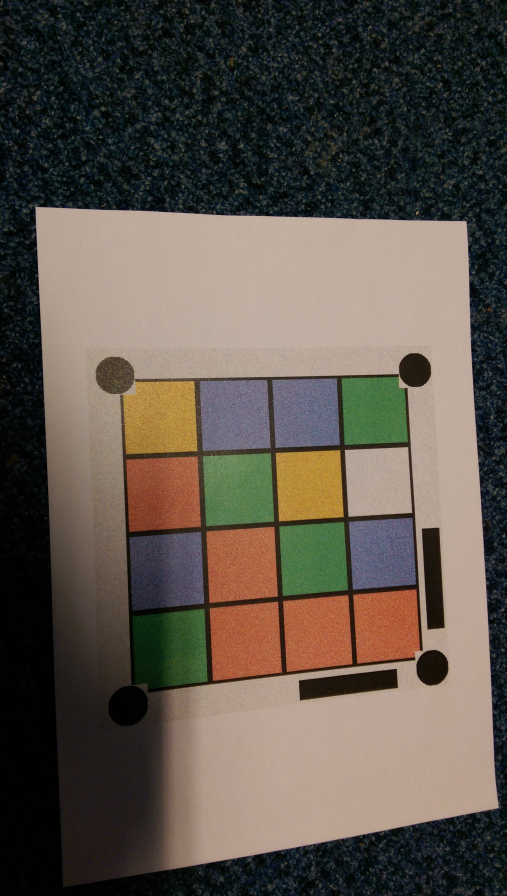
%> input picture IMAG0032.jpg, 1520 x 2688 px, given in place of noise_1.png, which was not available (shown at 1/3 size)
$ octave main.m   (GNU Octave 9; MATLAB toolbox functions it lacks are replaced by stand-ins)
%> lines starting %> are read from the running program, lines starting %| are printed output that depends on the picture; in (x1, y1, x2, y2) boxes, pixels count from 0 and x2, y2 are one past the last pixel; in counts of white or black regions, pixels touching at a corner belong together; the program's own positions count from 1; pictures that were not available may be replaced by others from this repository, and a replacement may not be noted
%> further down, f is the input picture: size 2688x1520x3 uint8; mean R, G, B 91.9, 83.5, 74.1
### colourMatrix.m
function resultMatrix = colourMatrix(file, showProcess)
%> called with file = 'noise_1.png', showProcess = 0
%% Settings
% Read image, denoise, detect black dots, perspective correction,
% segment 4×4 grid, count colors
ROW = 4;
COL = 4;
CircleRatio = 0.06;
PlotIndex = 1;
PlotRow = 5;
PlotCol = 4;
ErosionPix = 4;
ImdilatePix = 0;
CropOffset = 2.5;
NeedCorrectionShadow = 0;
NeedWiener = 0;
NeedClearBoard = 0;
bwareaopenValue = 20;

%% Load File
IMG = imread(file);
[height, width, ~] = size(IMG);
if height > 1000 || width > 1000
    if contains(file, '32.jpg') || contains(file, '34.jpg') || contains(file, '35.jpg')
        NeedCorrectionShadow = 1;
    end
    if contains(file, '44.jpg')
        NeedWiener = 1;
    end
    NeedClearBoard = 1;
    ErosionPix = 8;
    ImdilatePix = 6;
    CropOffset = 1.1;
    bwareaopenValue = 50;
end

if showProcess
    figure;
    subplot(PlotRow, PlotCol, PlotIndex); PlotIndex = PlotIndex + 1;
    imshow(IMG);
    title('Source Image');
end

%% Wiener filter to remove motion blur
if NeedWiener
    I = wiener(IMG,60,160/180*pi);
    if showProcess
        subplot(PlotRow, PlotCol, PlotIndex); PlotIndex = PlotIndex + 1;
        imshowpair(IMG, I, 'montage');
        title('Wiener');
    end
    IMG = I;
end

%% Remove noise
I = IMG;
% Median filter for each RGB channel to remove noise
hsize_2 = [6 6];
I = cat(3, medfilt2(I(:,:,1), hsize_2), medfilt2(I(:,:,2), hsize_2), medfilt2(I(:,:,3), hsize_2));

if showProcess
    subplot(PlotRow, PlotCol, PlotIndex); PlotIndex = PlotIndex + 1;
    imshow(I);
    title('Median Filter');
end

%% Binarize to separate background
I_gray = rgb2gray(I);
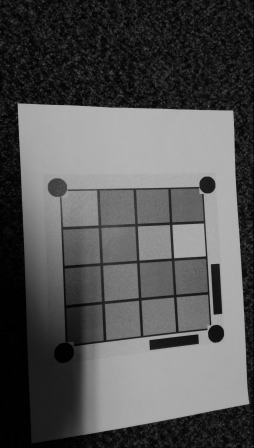
%> I_gray: size 2688x1520 uint8 (shown at 1/6 size); min 0, max 181, mean 84.6

if NeedCorrectionShadow
    % Correct shadows
    shadow_correction = shadow_correction_division(I_gray, 40);
    shadow_correction = illumination_correction(shadow_correction, 2);

    if showProcess
        subplot(PlotRow, PlotCol, PlotIndex); PlotIndex = PlotIndex + 1;
        imshowpair(I_gray, shadow_correction, 'montage');
        title('Shadow Correction');
    end
    I_gray = shadow_correction;
end

% Binarization
bw = imbinarize(I_gray);
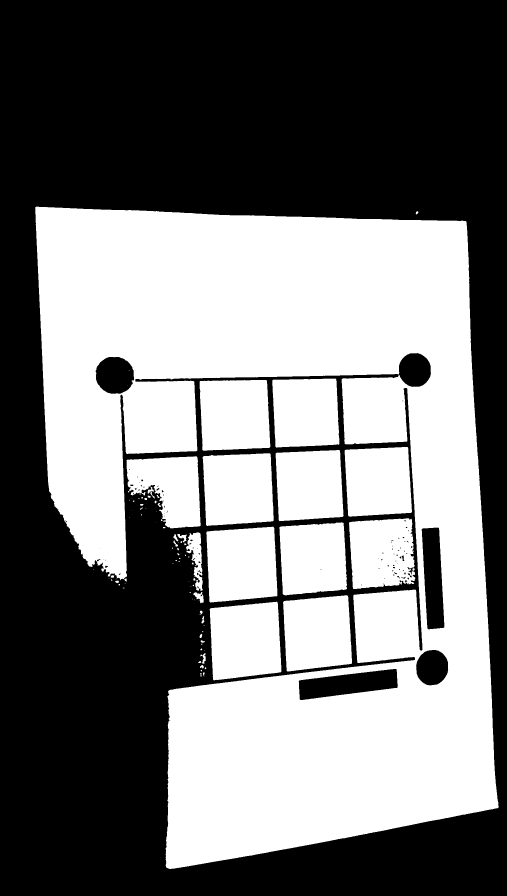
%> bw: size 2688x1520 logical (shown at 1/3 size); 47% white; 102 white regions (55 under 20 px), largest, box (x1, y1, x2, y2) and area: (106, 620, 1496, 2607) 1476036, (629, 1805, 844, 2041) 44079, (619, 1580, 832, 1808) 43158
if showProcess
    subplot(PlotRow, PlotCol, PlotIndex); PlotIndex = PlotIndex + 1;
    imshow(bw);
    title('Binarization');
end
bw = imcomplement(bw);

if NeedCorrectionShadow
    bw = imcomplement(bw);
    bw = imfill(bw, 'holes');
    if showProcess
        subplot(PlotRow, PlotCol, PlotIndex); PlotIndex = PlotIndex + 1;
        imshow(bw);
        title('imfill holes');
    end
    CC = bwconncomp(bw);
    stats = regionprops(CC, 'BoundingBox', 'Area');
    [~, idx] = max([stats.Area]);
    bbox = stats(idx).BoundingBox;

    I_whitebg = shadow_correction;
    I_whitebg(~bw) = 255;
    I_whitebg = imcrop(I_whitebg, [bbox(1), bbox(2), bbox(3), bbox(4)]);
    IMG = imcrop(IMG, [bbox(1), bbox(2), bbox(3), bbox(4)]);

    if showProcess
        subplot(PlotRow, PlotCol, PlotIndex); PlotIndex = PlotIndex + 1;
        imshow(I_whitebg);
        title('Fill&Crop');
    end

    % Local binarization
    bw = imbinarize(I_whitebg, 'adaptive', 'Sensitivity', 0.75);
    bw = imcomplement(bw);
    if showProcess
        subplot(PlotRow, PlotCol, PlotIndex); PlotIndex = PlotIndex + 1;
        imshow(bw);
        title('Binarization');
    end

    % Dilate to connect boundaries
    SE = strel('square', ImdilatePix);
    bw = imdilate(bw, SE);
    if showProcess
        subplot(PlotRow, PlotCol, PlotIndex); PlotIndex = PlotIndex + 1;
        imshow(bw);
        title('Dilate');
    end
end

%% Remove borders
if NeedClearBoard
    bw = imclearborder(bw);
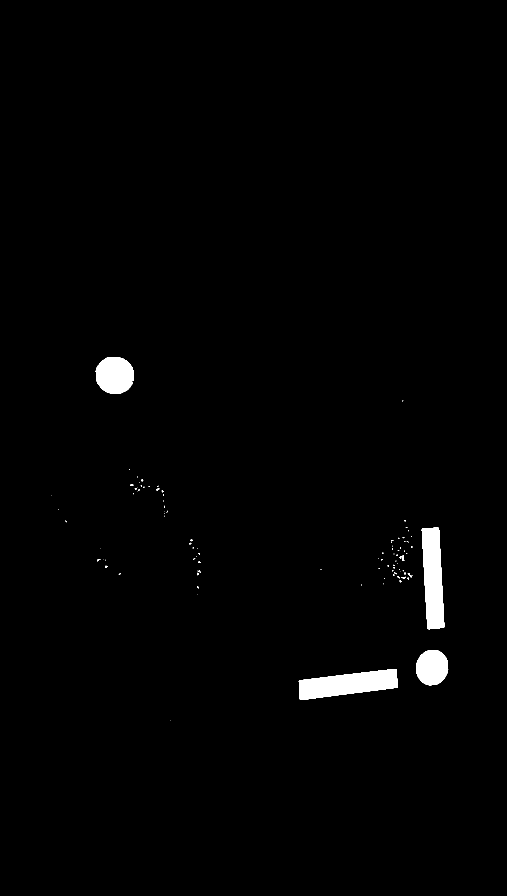
%> bw: size 2688x1520 logical (shown at 1/3 size); 1.3% white; 106 white regions (84 under 20 px), largest, box (x1, y1, x2, y2) and area: (896, 2007, 1193, 2100) 17258, (1265, 1583, 1333, 1888) 15649, (287, 1071, 402, 1181) 10141
end

if NeedCorrectionShadow
    % Remove dilation
    bw = imerode(bw, SE);
end

if showProcess && NeedClearBoard
    subplot(PlotRow, PlotCol, PlotIndex); PlotIndex = PlotIndex + 1;
    imshow(bw);
    title('Border Clearing');
end

%% Erosion
SE = strel('square', ErosionPix);
erodedI = imerode(bw, SE);
%> erodedI: size 2688x1520 logical; 1% white; 4 white regions
%> (the rest of the program and of its run is left out)
